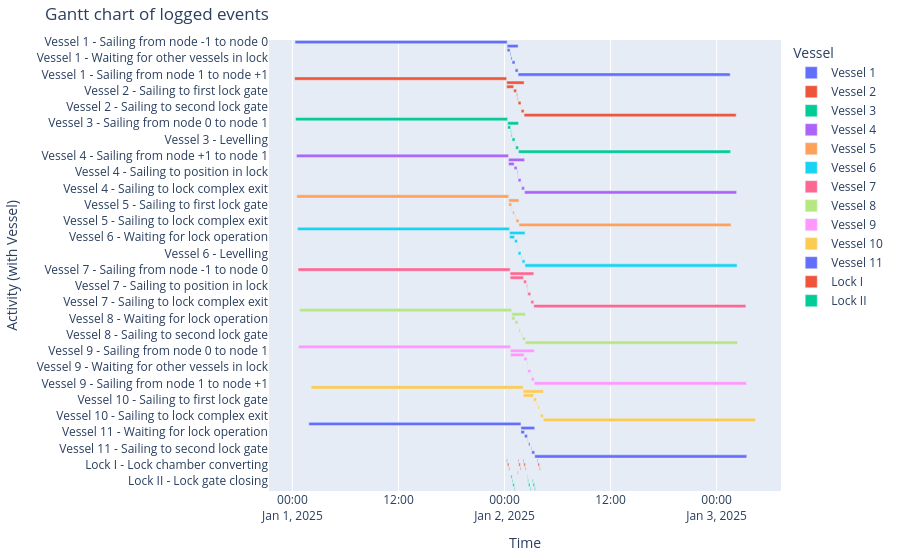

The notebook cell saved with this chart:
### Markdown cell above
#### Gantt chart of event table

### Code cell
df_eventtable = opentnsim.core.logutils.logbook2eventtable([*vessels, lock_chamber_I, lock_chamber_II])
fig = generate_vessel_gantt_chart(df_eventtable)

### Figure 1 — Plotly figure (JSON) as saved in the notebook; plotly's stock layout.template omitted (floating-point values rounded to 4 significant figures)
{"data": [{"base": ["2025-01-01T00:17:54.550491000", "2025-01-02T00:17:54.550491000", "2025-01-02T00:17:54.550491000", "2025-01-02T00:37:54.550491000", "2025-01-02T00:43:34.723278000", "2025-01-02T00:51:24.225196000", "2025-01-02T01:11:24.225196000", "2025-01-02T01:12:12.821308000", "2025-01-02T01:32:12.821308000"], "hovertemplate": "object name=Vessel 1<br>start time=%{base}<br>stop time=%{x}<br>activity label=%{y}<extra></extra>", "legendgroup": "Vessel 1", "marker": {"color": "#636efa", "pattern": {"shape": ""}}, "name": "Vessel 1", "orientation": "h", "showlegend": true, "textposition": "auto", "type": "bar", "x": [86400000, 4458270, 1200000, 340172, 469501, 1200000, 48596, 1200000, 86400000], "xaxis": "x", "y": ["Vessel 1 - Sailing from node -1 to node 0", "Vessel 1 - Sailing from node 0 to node 1", "Vessel 1 - Sailing to first lock gate", "Vessel 1 - Sailing to position in lock", "Vessel 1 - Waiting for other vessels in lock", "Vessel 1 - Levelling", "Vessel 1 - Sailing to second lock gate", "Vessel 1 - Sailing to lock complex exit", "Vessel 1 - Sailing from node 1 to node +1"], "yaxis": "y"}, {"base": ["2025-01-01T00:14:44.354414000", "2025-01-02T00:14:44.354414000", "2025-01-02T00:14:44.354414000", "2025-01-02T01:02:22.821308000", "2025-01-02T01:22:22.821308000", "2025-01-02T01:28:02.994094000", "2025-01-02T01:32:11.417420000", "2025-01-02T01:52:11.417420000", "2025-01-02T01:53:00.013532000", "2025-01-02T02:13:00.013532000"], "hovertemplate": "object name=Vessel 2<br>start time=%{base}<br>stop time=%{x}<br>activity label=%{y}<extra></extra>", "legendgroup": "Vessel 2", "marker": {"color": "#EF553B", "pattern": {"shape": ""}}, "name": "Vessel 2", "orientation": "h", "showlegend": true, "textposition": "auto", "type": "bar", "x": [86400000, 7095659, 2858466, 1200000, 340172, 248423, 1200000, 48596, 1200000, 86400000], "xaxis": "x", "y": ["Vessel 2 - Sailing from node +1 to node 1", "Vessel 2 - Sailing from node 1 to node 0", "Vessel 2 - Waiting for lock operation", "Vessel 2 - Sailing to first lock gate", "Vessel 2 - Sailing to position in lock", "Vessel 2 - Waiting for other vessels in lock", "Vessel 2 - Levelling", "Vessel 2 - Sailing to second lock gate", "Vessel 2 - Sailing to lock complex exit", "Vessel 2 - Sailing from node 0 to node -1"], "yaxis": "y"}, {"base": ["2025-01-01T00:21:25.206400000", "2025-01-02T00:21:25.206400000", "2025-01-02T00:21:25.206400000", "2025-01-02T00:41:25.206400000", "2025-01-02T00:45:28.186962000", "2025-01-02T00:51:24.225196000", "2025-01-02T01:12:47.032971000", "2025-01-02T01:15:12.821308000", "2025-01-02T01:35:12.821308000"], "hovertemplate": "object name=Vessel 3<br>start time=%{base}<br>stop time=%{x}<br>activity label=%{y}<extra></extra>", "legendgroup": "Vessel 3", "marker": {"color": "#00cc96", "pattern": {"shape": ""}}, "name": "Vessel 3", "orientation": "h", "showlegend": true, "textposition": "auto", "type": "bar", "x": [86400000, 4427614, 1200000, 242980, 356038, 1200000, 145788, 1200000, 86400000], "xaxis": "x", "y": ["Vessel 3 - Sailing from node -1 to node 0", "Vessel 3 - Sailing from node 0 to node 1", "Vessel 3 - Sailing to first lock gate", "Vessel 3 - Sailing to position in lock", "Vessel 3 - Waiting for other vessels in lock", "Vessel 3 - Levelling", "Vessel 3 - Sailing to second lock gate", "Vessel 3 - Sailing to lock complex exit", "Vessel 3 - Sailing from node 1 to node +1"], "yaxis": "y"}, {"base": ["2025-01-01T00:27:21.160539000", "2025-01-02T00:27:21.160539000", "2025-01-02T00:27:21.160539000", "2025-01-02T01:05:22.821308000", "2025-01-02T01:25:22.821308000", "2025-01-02T01:29:25.801870000", "2025-01-02T01:32:11.417420000", "2025-01-02T01:53:34.225196000", "2025-01-02T01:56:00.013533000", "2025-01-02T02:16:00.013533000"], "hovertemplate": "object name=Vessel 4<br>start time=%{base}<br>stop time=%{x}<br>activity label=%{y}<extra></extra>", "legendgroup": "Vessel 4", "marker": {"color": "#ab63fa", "pattern": {"shape": ""}}, "name": "Vessel 4", "orientation": "h", "showlegend": true, "textposition": "auto", "type": "bar", "x": [86400000, 6518852, 2281660, 1200000, 242980, 165615, 1200000, 145788, 1200000, 86400000], "xaxis": "x", "y": ["Vessel 4 - Sailing from node +1 to node 1", "Vessel 4 - Sailing from node 1 to node 0", "Vessel 4 - Waiting for lock operation", "Vessel 4 - Sailing to first lock gate", "Vessel 4 - Sailing to position in lock", "Vessel 4 - Waiting for other vessels in lock", "Vessel 4 - Levelling", "Vessel 4 - Sailing to second lock gate", "Vessel 4 - Sailing to lock complex exit", "Vessel 4 - Sailing from node 0 to node -1"], "yaxis": "y"}, {"base": ["2025-01-01T00:28:58.436859000", "2025-01-02T00:28:58.436859000", "2025-01-02T00:28:58.436859000", "2025-01-02T00:48:58.436859000", "2025-01-02T00:56:24.225196000", "2025-01-02T01:14:09.840746000", "2025-01-02T01:18:12.821308000", "2025-01-02T01:38:12.821308000"], "hovertemplate": "object name=Vessel 5<br>start time=%{base}<br>stop time=%{x}<br>activity label=%{y}<extra></extra>", "legendgroup": "Vessel 5", "marker": {"color": "#FFA15A", "pattern": {"shape": ""}}, "name": "Vessel 5", "orientation": "h", "showlegend": true, "textposition": "auto", "type": "bar", "x": [86400000, 4154384, 1200000, 145788, 600000, 242980, 1200000, 86400000], "xaxis": "x", "y": ["Vessel 5 - Sailing from node -1 to node 0", "Vessel 5 - Sailing from node 0 to node 1", "Vessel 5 - Sailing to first lock gate", "Vessel 5 - Sailing to position in lock", "Vessel 5 - Levelling", "Vessel 5 - Sailing to second lock gate", "Vessel 5 - Sailing to lock complex exit", "Vessel 5 - Sailing from node 1 to node +1"], "yaxis": "y"}, {"base": ["2025-01-01T00:34:27.065476000", "2025-01-02T00:34:27.065476000", "2025-01-02T00:34:27.065476000", "2025-01-02T01:08:22.821308000", "2025-01-02T01:28:22.821308000", "2025-01-02T01:30:48.609645000", "2025-01-02T01:32:11.417420000", "2025-01-02T01:54:57.032971000", "2025-01-02T01:59:00.013533000", "2025-01-02T02:19:00.013533000"], "hovertemplate": "object name=Vessel 6<br>start time=%{base}<br>stop time=%{x}<br>activity label=%{y}<extra></extra>", "legendgroup": "Vessel 6", "marker": {"color": "#19d3f3", "pattern": {"shape": ""}}, "name": "Vessel 6", "orientation": "h", "showlegend": true, "textposition": "auto", "type": "bar", "x": [86400000, 6272948, 2035755, 1200000, 145788, 82807, 1200000, 242980, 1200000, 86400000], "xaxis": "x", "y": ["Vessel 6 - Sailing from node +1 to node 1", "Vessel 6 - Sailing from node 1 to node 0", "Vessel 6 - Waiting for lock operation", "Vessel 6 - Sailing to first lock gate", "Vessel 6 - Sailing to position in lock", "Vessel 6 - Waiting for other vessels in lock", "Vessel 6 - Levelling", "Vessel 6 - Sailing to second lock gate", "Vessel 6 - Sailing to lock complex exit", "Vessel 6 - Sailing from node 0 to node -1"], "yaxis": "y"}, {"base": ["2025-01-01T00:38:12.774660000", "2025-01-02T00:38:12.774660000", "2025-01-02T00:38:12.774660000", "2025-01-02T02:09:42.205757000", "2025-01-02T02:29:42.205757000", "2025-01-02T02:35:22.378544000", "2025-01-02T02:38:07.994094000", "2025-01-02T02:58:07.994094000", "2025-01-02T02:58:56.590206000", "2025-01-02T03:18:56.590206000"], "hovertemplate": "object name=Vessel 7<br>start time=%{base}<br>stop time=%{x}<br>activity label=%{y}<extra></extra>", "legendgroup": "Vessel 7", "marker": {"color": "#FF6692", "pattern": {"shape": ""}}, "name": "Vessel 7", "orientation": "h", "showlegend": true, "textposition": "auto", "type": "bar", "x": [86400000, 9643815, 5489431, 1200000, 340172, 165615, 1200000, 48596, 1200000, 86400000], "xaxis": "x", "y": ["Vessel 7 - Sailing from node -1 to node 0", "Vessel 7 - Sailing from node 0 to node 1", "Vessel 7 - Waiting for lock operation", "Vessel 7 - Sailing to first lock gate", "Vessel 7 - Sailing to position in lock", "Vessel 7 - Waiting for other vessels in lock", "Vessel 7 - Levelling", "Vessel 7 - Sailing to second lock gate", "Vessel 7 - Sailing to lock complex exit", "Vessel 7 - Sailing from node 1 to node +1"], "yaxis": "y"}, {"base": ["2025-01-01T00:49:15.409894000", "2025-01-02T00:49:15.409894000", "2025-01-02T00:49:15.409894000", "2025-01-02T01:11:22.821308000", "2025-01-02T01:31:22.821308000", "2025-01-02T01:37:11.417420000", "2025-01-02T01:56:19.840746000", "2025-01-02T02:02:00.013533000", "2025-01-02T02:22:00.013533000"], "hovertemplate": "object name=Vessel 8<br>start time=%{base}<br>stop time=%{x}<br>activity label=%{y}<extra></extra>", "legendgroup": "Vessel 8", "marker": {"color": "#B6E880", "pattern": {"shape": ""}}, "name": "Vessel 8", "orientation": "h", "showlegend": true, "textposition": "auto", "type": "bar", "x": [86400000, 5564603, 1327411, 1200000, 48596, 600000, 340172, 1200000, 86400000], "xaxis": "x", "y": ["Vessel 8 - Sailing from node +1 to node 1", "Vessel 8 - Sailing from node 1 to node 0", "Vessel 8 - Waiting for lock operation", "Vessel 8 - Sailing to first lock gate", "Vessel 8 - Sailing to position in lock", "Vessel 8 - Levelling", "Vessel 8 - Sailing to second lock gate", "Vessel 8 - Sailing to lock complex exit", "Vessel 8 - Sailing from node 0 to node -1"], "yaxis": "y"}, {"base": ["2025-01-01T00:40:58.019448000", "2025-01-02T00:40:58.019448000", "2025-01-02T00:40:58.019448000", "2025-01-02T02:12:42.205757000", "2025-01-02T02:32:42.205757000", "2025-01-02T02:36:45.186319000", "2025-01-02T02:38:07.994094000", "2025-01-02T02:59:30.801870000", "2025-01-02T03:01:56.590207000", "2025-01-02T03:21:56.590207000"], "hovertemplate": "object name=Vessel 9<br>start time=%{base}<br>stop time=%{x}<br>activity label=%{y}<extra></extra>", "legendgroup": "Vessel 9", "marker": {"color": "#FF97FF", "pattern": {"shape": ""}}, "name": "Vessel 9", "orientation": "h", "showlegend": true, "textposition": "auto", "type": "bar", "x": [86400000, 9658570, 5504186, 1200000, 242980, 82807, 1200000, 145788, 1200000, 86400000], "xaxis": "x", "y": ["Vessel 9 - Sailing from node -1 to node 0", "Vessel 9 - Sailing from node 0 to node 1", "Vessel 9 - Waiting for lock operation", "Vessel 9 - Sailing to first lock gate", "Vessel 9 - Sailing to position in lock", "Vessel 9 - Waiting for other vessels in lock", "Vessel 9 - Levelling", "Vessel 9 - Sailing to second lock gate", "Vessel 9 - Sailing to lock complex exit", "Vessel 9 - Sailing from node 1 to node +1"], "yaxis": "y"}, {"base": ["2025-01-01T02:07:07.343527000", "2025-01-02T02:07:07.343527000", "2025-01-02T02:07:07.343527000", "2025-01-02T03:17:01.590207000", "2025-01-02T03:37:01.590207000", "2025-01-02T03:47:41.762994000", "2025-01-02T04:02:41.762994000", "2025-01-02T04:03:30.359106000", "2025-01-02T04:23:30.359106000"], "hovertemplate": "object name=Vessel 10<br>start time=%{base}<br>stop time=%{x}<br>activity label=%{y}<extra></extra>", "legendgroup": "Vessel 10", "marker": {"color": "#FECB52", "pattern": {"shape": ""}}, "name": "Vessel 10", "orientation": "h", "showlegend": true, "textposition": "auto", "type": "bar", "x": [86400000, 8183015, 4194246, 1200000, 340172, 600000, 48596, 1200000, 86400000], "xaxis": "x", "y": ["Vessel 10 - Sailing from node +1 to node 1", "Vessel 10 - Sailing from node 1 to node 0", "Vessel 10 - Waiting for lock operation", "Vessel 10 - Sailing to first lock gate", "Vessel 10 - Sailing to position in lock", "Vessel 10 - Levelling", "Vessel 10 - Sailing to second lock gate", "Vessel 10 - Sailing to lock complex exit", "Vessel 10 - Sailing from node 0 to node -1"], "yaxis": "y"}, {"base": ["2025-01-01T01:51:30.936987000", "2025-01-02T01:51:30.936987000", "2025-01-02T01:51:30.936987000", "2025-01-02T02:15:42.205757000", "2025-01-02T02:35:42.205757000", "2025-01-02T02:43:07.994094000", "2025-01-02T03:00:53.609645000", "2025-01-02T03:04:56.590207000", "2025-01-02T03:24:56.590207000"], "hovertemplate": "object name=Vessel 11<br>start time=%{base}<br>stop time=%{x}<br>activity label=%{y}<extra></extra>", "legendgroup": "Vessel 11", "marker": {"color": "#636efa", "pattern": {"shape": ""}}, "name": "Vessel 11", "orientation": "h", "showlegend": true, "textposition": "auto", "type": "bar", "x": [86400000, 5605653, 1451268, 1200000, 145788, 600000, 242980, 1200000, 86400000], "xaxis": "x", "y": ["Vessel 11 - Sailing from node -1 to node 0", "Vessel 11 - Sailing from node 0 to node 1", "Vessel 11 - Waiting for lock operation", "Vessel 11 - Sailing to first lock gate", "Vessel 11 - Sailing to position in lock", "Vessel 11 - Levelling", "Vessel 11 - Sailing to second lock gate", "Vessel 11 - Sailing to lock complex exit", "Vessel 11 - Sailing from node 1 to node +1"], "yaxis": "y"}, {"base": ["2025-01-02T00:14:44.354414000", "2025-01-02T00:19:44.354414000", "2025-01-02T00:29:44.354414000", "2025-01-02T01:28:02.994094000", "2025-01-02T01:32:11.417420000", "2025-01-02T01:37:11.417420000", "2025-01-02T01:47:11.417420000", "2025-01-02T02:06:10.013533000", "2025-01-02T02:11:10.013533000", "2025-01-02T02:21:10.013533000", "2025-01-02T03:42:41.762994000", "2025-01-02T03:47:41.762994000", "2025-01-02T03:57:41.762994000"], "hovertemplate": "object name=Lock I<br>start time=%{base}<br>stop time=%{x}<br>activity label=%{y}<extra></extra>", "legendgroup": "Lock I", "marker": {"color": "#EF553B", "pattern": {"shape": ""}}, "name": "Lock I", "orientation": "h", "showlegend": true, "textposition": "auto", "type": "bar", "x": [300000, 600000, 300000, 248423, 300000, 600000, 300000, 300000, 600000, 300000, 300000, 600000, 300000], "xaxis": "x", "y": ["Lock I - Lock gate closing", "Lock I - Lock chamber converting", "Lock I - Lock gate opening", "Lock I - Waiting for other vessels in lock", "Lock I - Lock gate closing", "Lock I - Lock chamber converting", "Lock I - Lock gate opening", "Lock I - Lock gate closing", "Lock I - Lock chamber converting", "Lock I - Lock gate opening", "Lock I - Lock gate closing", "Lock I - Lock chamber converting", "Lock I - Lock gate opening"], "yaxis": "y"}, {"base": ["2025-01-02T00:43:34.723278000", "2025-01-02T00:51:24.225196000", "2025-01-02T00:56:24.225196000", "2025-01-02T01:06:24.225196000", "2025-01-02T02:35:22.378544000", "2025-01-02T02:38:07.994094000", "2025-01-02T02:43:07.994094000", "2025-01-02T02:53:07.994094000", "2025-01-02T03:09:06.590207000", "2025-01-02T03:14:06.590207000", "2025-01-02T03:24:06.590207000"], "hovertemplate": "object name=Lock II<br>start time=%{base}<br>stop time=%{x}<br>activity label=%{y}<extra></extra>", "legendgroup": "Lock II", "marker": {"color": "#00cc96", "pattern": {"shape": ""}}, "name": "Lock II", "orientation": "h", "showlegend": true, "textposition": "auto", "type": "bar", "x": [469501, 300000, 600000, 300000, 165615, 300000, 600000, 300000, 300000, 600000, 300000], "xaxis": "x", "y": ["Lock II - Waiting for other vessels in lock", "Lock II - Lock gate closing", "Lock II - Lock chamber converting", "Lock II - Lock gate opening", "Lock II - Waiting for other vessels in lock", "Lock II - Lock gate closing", "Lock II - Lock chamber converting", "Lock II - Lock gate opening", "Lock II - Lock gate closing", "Lock II - Lock chamber converting", "Lock II - Lock gate opening"], "yaxis": "y"}], "layout": {"barmode": "overlay", "legend": {"title": {"text": "Vessel"}, "tracegroupgap": 0}, "margin": {"b": 20, "l": 20, "r": 20, "t": 40}, "title": {"text": "Gantt chart of logged events"}, "xaxis": {"anchor": "y", "domain": [0, 1], "title": {"text": "Time"}, "type": "date"}, "yaxis": {"anchor": "x", "autorange": "reversed", "domain": [0, 1], "title": {"text": "Activity (with Vessel)"}}}}
